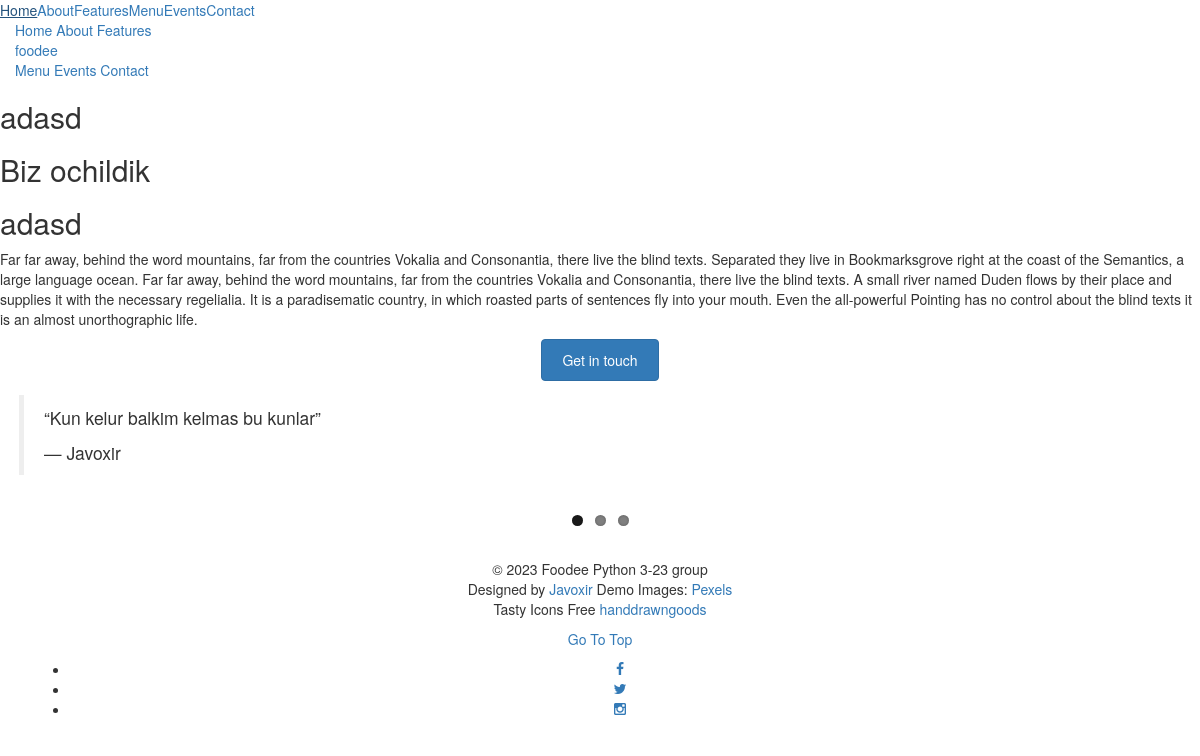
Page /home/about/ on the committed database.
### main/models.py (models this page shows, shortened)
class About(models.Model):
    left_image = models.ImageField(upload_to='about/left_image/%Y/%m/%d', blank=True)
    about_title = models.CharField(max_length=255, blank=True)
    descriptions = models.TextField(blank=True)
    article = models.CharField(max_length=255, blank=True)
    article_author = models.CharField(max_length=255, blank=True)
    class Meta:
        verbose_name = 'About'
        verbose_name_plural = 'Abouts'

### main/views.py (the view)
# urls.py: path('about/', AboutView.as_view(), name='about'),
class AboutView(ListView):
    template_name = 'main/about.html'
    model = About

### templates/main/about.html (shortened to what this page needs)
{% extends "layouts/base.html"%}
{% load static %}
{% block content %}
<div id="fh5co-about" data-section="about">
    <div class="fh5co-2col fh5co-text">
        {% for object in object_list %}
            <h2 class="heading to-animate">{{ object.about_title}}</h2>
        {% endfor%}
        <p class="to-animate"><span class="firstcharacter">F</span>ar far away, behind the word mountains, far from the countries Vokalia and Consonantia, there live the blind texts. Separated they live in Bookmarksgrove right at the coast of the Semantics, a large language ocean. Far far away, behind the word mountains, far from the countries Vokalia and Consonantia, there live the blind texts. A small river named Duden flows by their place and supplies it with the necessary regelialia. It is a paradisematic country, in which roasted parts of sentences fly into your mouth. Even the all-powerful Pointing has no control about the blind texts it is an almost unorthographic life.</p>
        <p class="text-center to-animate"><a href="#" class="btn btn-primary btn-outline">Get in touch</a></p>
    </div>
</div>
<div id="fh5co-sayings">
    <div class="container">
        <div class="row to-animate">
            <div class="flexslider">
                <ul class="slides">
                    {% for object in object_list %}
                    <li>
                        <blockquote>
                            <p>&ldquo;{{object.article}}&rdquo;</p>
                            <p class="quote-author">&mdash; {{object.article_author}}</p>
                        </blockquote>
                    </li>
                    {% endfor %}
                </ul>
            </div>
        </div>
    </div>
</div>
{% endblock%}

### assets/css/flexslider.css (style rules this page uses)
.slides, .slides > li, .flex-control-nav, .flex-direction-nav { margin: 0; padding: 0; list-style: none; }
.flexslider { margin: 0; padding: 0; }
.flexslider .slides > li { display: none; -webkit-backface-visibility: hidden; }
.flexslider .slides:after { content: "\0020"; display: block; clear: both; visibility: hidden; line-height: 0; height: 0; }
.flexslider { margin: 0 0 60px; background: #ffffff; border: 4px solid #ffffff; position: relative; zoom: 1; -webkit-border-radius: 4px; -moz-border-radius: 4px; border-radius: 4px; -webkit-box-shadow: '' 0 1px 4px rgba(0, 0, 0, 0.2); -moz-box-shadow: '' 0 1px 4px rgba(0, 0, 0, 0.2); -o-box-shadow: '' 0 1px 4px rgba(0, 0, 0, 0.2); box-shadow: '' 0 1px 4px rgba(0, 0, 0, 0.2); }
.flexslider .slides { zoom: 1; }

### rows in the picture
About: about_title "adasd", article "Kun kelur balkim kelmas bu kunlar", article_author "Javoxir"
About: about_title "Biz ochildik"
About: about_title "adasd"
